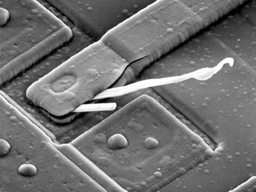
#> input picture Fig01.tif, 256 x 192 px, shrunk from 906 x 678 before the run
$ python Region_Growing.py
#> lines starting #> are read from the running program, lines starting #| are printed output that depends on the picture; after the words box and inside, x2 and y2 are one past the last pixel; in counts of white or black regions, pixels touching at a corner belong together
#> further down, img is the input picture: shape (192, 256); min 0, max 255, mean 112.6
#> the answer given: 3
import numpy as np, cv2 as cv

##def Check_Value(value, epsilon, seed):
##    return 1 if (abs(value - seed) <= epsilon) else 0

def Region_Growing(img, seed = 249, epsilon = 5):

#> called with seed = 249, epsilon = 5
    r,c=np.shape(img)
#> r = 192; c = 256

    while(1):
        new_img = np.copy(img)

        for i in range(r):
            for j in range(c):
                if(img[i,j] == seed):
                    if(i>0 and i<r-1 and j>0 and j<c-1):
                        if(np.abs(img[i-1,j-1] - seed) <= epsilon):
                            img[i-1,j-1] = seed
                        elif(np.abs(img[i-1,j] - seed) <= epsilon):
                            img[i-1,j] = seed
                        elif(np.abs(img[i-1,j+1] - seed) <= epsilon):
                            img[i-1,j+1] = seed
                        elif(np.abs(img[i,j-1] - seed) <= epsilon):
                            img[i,j-1] = seed
                        elif(np.abs(img[i,j+1] - seed) <= epsilon):
                            img[i,j+1] = seed
                        elif(np.abs(img[i+1,j-1] - seed) <= epsilon):
                            img[i+1,j-1] = seed
                        elif(np.abs(img[i+1,j] - seed) <= epsilon):
                            img[i+1,j] = seed
                        elif(np.abs(img[i+1,j+1] - seed) <= epsilon):
                            img[i+1,j+1] = seed
        if(np.max(new_img - img) == 0):
            break;
#> img: shape (192, 256); 0.18% of pixels changed, all inside (x1, y1, x2, y2) = (5, 5, 244, 184)

    img[img != seed] = 0
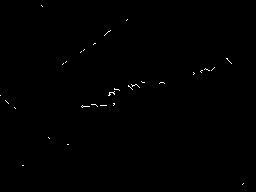
#> img: shape (192, 256); values 0 (black) and 249 (white), 0.28% white in thin lines or dots, all inside (x1, y1, x2, y2) = (0, 5, 244, 185)
    img[img == seed] = 255
    return img


img = np.array(cv.imread('Fig01.tif',0),dtype=np.uint8)

seed = int(input('Enter seed value: '))

Segmentated_img = Region_Growing(img, seed = 249, epsilon = 5)

cv.imshow('Segmentated Image via Region Growing', Segmentated_img)
cv.waitKey(10000)
cv.destroyAllWindows()
cv.imwrite('Segmentated Image via Region Growing.png', Segmentated_img)
